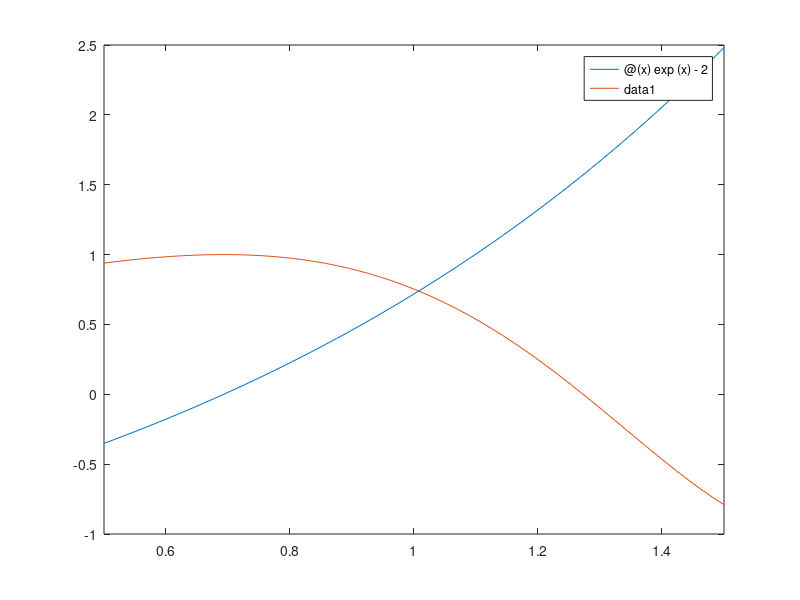

The MATLAB source for this figure: (Note: this script raises an error after producing the figure.)
f1 = @(x) exp(x) - 2;
f2 = @(x) cos(exp(x) - 2);
a = 0.5;
b = 1.5;

figure;
fplot(f1, [a, b]);
hold on;
fplot(f2, [a, b]);

f = @(x) f1(x) - f2(x);
x_aprox = MetBisectie(f, a, b, 1e-5);
fprintf('Solutia este: %f\n', x_aprox);